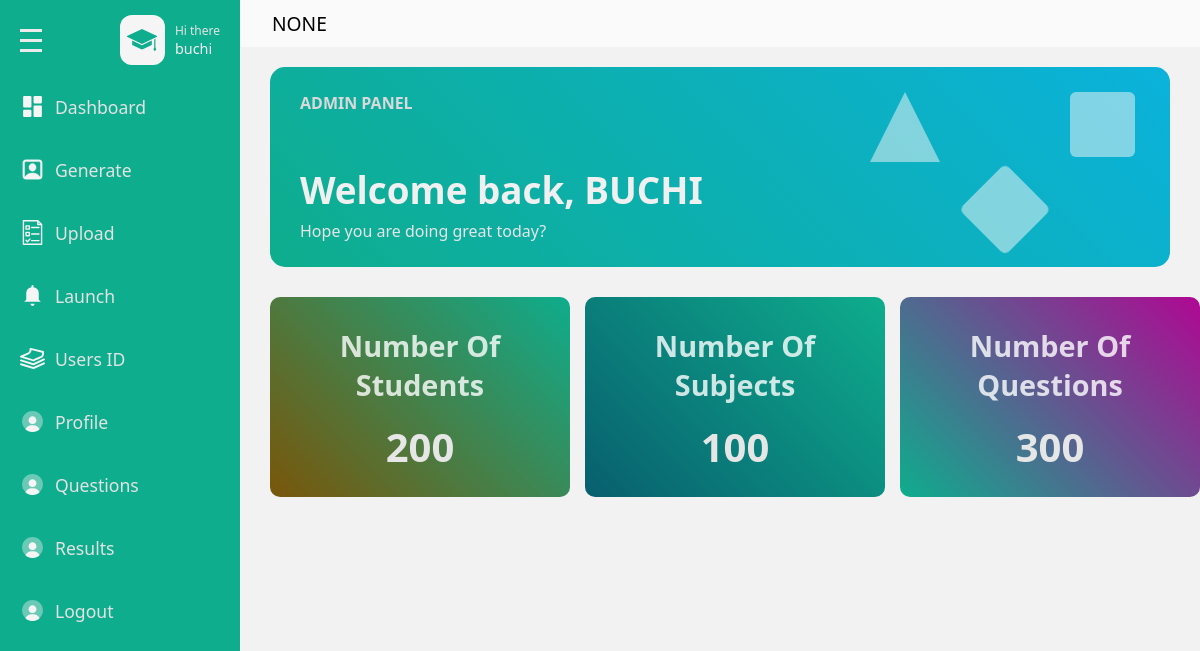
Page /admins/dashboard (signed in) on the committed database.
### base/models.py (models this page shows, shortened)
class Userprofile(models.Model):
    user = models.ForeignKey(User, on_delete=models.CASCADE)
    subject = models.ForeignKey(Subject, null=True, blank=True, on_delete=models.SET_NULL)
    number_of_questions = models.IntegerField(null=True, blank=True)

class User(AbstractUser):
   school_name =models.CharField(max_length=500,null=True)
   recovery_code = models.CharField(max_length=100,null=True)

### admins/views.py (the view)
# urls.py: path('dashboard',views.dashboard , name= "dashboard"),
@login_required(login_url='admins:login')
def dashboard(request):
    userprofile = get_object_or_404(Userprofile,user=request.user)
    context = {
        'userprofile':userprofile
    }
    return render (request, 'admins/dashboard.html',context)

### base/templates/admins/dashboard.html (shortened to what this page needs)
{% load static %}
<!DOCTYPE html>
<html lang="en">
<head>
    <link rel = "stylesheet" href = "{% static 'css/style.css' %}"/>
</head>
<body>
    <div class = "page">
        <div class = "wrapper">
            <div class = "main-sidebar">
                <div class = "menu">
                    <div class= "menu-head flex-between">
                        <div class="hamburger flex-column">
                            <span></span>
                            <span></span>
                            <span></span>
                        </div>
                        <div class = "menu-head-content flex gp-10">
                            <div class = "scholar-icon-div flex-center">
                                <!DOCTYPE svg PUBLIC "-//W3C//DTD SVG 1.1//EN" "http://www.w3.org/Graphics/SVG/1.1/DTD/svg11.dtd">
                            </div>
                            <div class = "text-content-div flex-column">
                                <span class = "sub-text">Hi there</span>
                                <span class = "text">{{userprofile.user.username}}</span>
                            </div>
                        </div>
                    </div>
                    <div class= "menu-content flex-column ">
                        <a href = "{% url 'admins:dashboard' %}" class = "menu-item">
                            <div class="menu-wrapper flex gp-10">
                                <!DOCTYPE svg PUBLIC "-//W3C//DTD SVG 1.1//EN" "http://www.w3.org/Graphics/SVG/1.1/DTD/svg11.dtd">
                                <span>Dashboard</span>
                            </div>
                        </a>
                        <a href = "{% url 'admins:userid' %}" class = "menu-item">
                            <div class="menu-wrapper flex gp-10">
                                <!DOCTYPE svg PUBLIC "-//W3C//DTD SVG 1.1//EN" "http://www.w3.org/Graphics/SVG/1.1/DTD/svg11.dtd">
                                <span>Generate</span>
                            </div>
                        </a>
                        <a href = "{% url 'admins:upload' %}" class = "menu-item">
                            <div class="menu-wrapper flex gp-10">
                                <!DOCTYPE svg PUBLIC "-//W3C//DTD SVG 1.1//EN" "http://www.w3.org/Graphics/SVG/1.1/DTD/svg11.dtd">
                                <span>Upload</span>
                            </div>
                        </a>
                        <a href = "{% url 'admins:launch' %}" class = "menu-item">
                            <div class="menu-wrapper flex gp-10">
                                <!DOCTYPE svg PUBLIC "-//W3C//DTD SVG 1.1//EN" "http://www.w3.org/Graphics/SVG/1.1/DTD/svg11.dtd">
                                <span>Launch</span>
                            </div>
                        </a>
                        <a href = "{% url 'admins:user' %}" class = "menu-item">
                            <div class="menu-wrapper flex gp-10">
                                <!DOCTYPE svg PUBLIC "-//W3C//DTD SVG 1.1//EN" "http://www.w3.org/Graphics/SVG/1.1/DTD/svg11.dtd">
                                <span>Users ID</span>
                            </div>
                        </a>
                        <a href = "#" class = "menu-item">
                            <div class="menu-wrapper flex gp-10">
                                <!DOCTYPE svg PUBLIC "-//W3C//DTD SVG 1.1//EN" "http://www.w3.org/Graphics/SVG/1.1/DTD/svg11.dtd">
                                <span>Profile</span>
                            </div>
                        </a>
                        <a href = "{% url 'admins:question' %}" class = "menu-item">
                            <div class="menu-wrapper flex gp-10">
                                <!DOCTYPE svg PUBLIC "-//W3C//DTD SVG 1.1//EN" "http://www.w3.org/Graphics/SVG/1.1/DTD/svg11.dtd">
                                <span>Questions</span>
                            </div>
                        </a>
                        <a href = "#" class = "menu-item">
                            <div class="menu-wrapper flex gp-10">
                                <!DOCTYPE svg PUBLIC "-//W3C//DTD SVG 1.1//EN" "http://www.w3.org/Graphics/SVG/1.1/DTD/svg11.dtd">
                                <span>Results</span>
                            </div>
                        </a>
                        <a class = "menu-item" href = "{% url 'admins:logout' %}">
                            <div class="menu-wrapper flex gp-10">
                                <!DOCTYPE svg PUBLIC "-//W3C//DTD SVG 1.1//EN" "http://www.w3.org/Graphics/SVG/1.1/DTD/svg11.dtd">
                                <span>Logout</span>
                            </div>
                        </a>
                    </div>
                </div>
            </div>
            <div class = "main-content">
                <div class="main-content-header flex">
                    <span>{{userprofile.user.school_name|upper}}</span>
                </div>
                <div class = "welcome-main">
                    <div class = "welcome-head-wrapper flex-between">
                        <div class="welcome-text-content flex-column">
                            <div class ="admin-text-div">
                                <span class ="admin-text" >Admin Panel</span>
                            </div>
                            <div class ="greetings-wrapper">
                                <h3>Welcome back, {{userprofile.user.username|upper}}</h3>
                                <span>Hope you are doing great today?</span>
                            </div>
                        </div>
                        <div class ="welcome-graphics">
                            <span class="triangle"></span>
                            <span class="square-phic"></span>
                            <span class="diamond"></span>
                        </div>
                    </div>
                    <div class = "welcome-box-wrapper">
                        <div class = "stats-box box-one flex-column">
                            <h3 class = "stats-head">Number Of Students</h3>
                            <span class = "stats-result">200</span>
                        </div>
                        <div class = "stats-box box-two flex-column">
                            <h3 class = "stats-head">Number Of Subjects</h3>
                            <span class = "stats-result">100</span>
                        </div>
                        <div class = "stats-box box-three flex-column">
                            <h3 class = "stats-head">Number Of Questions</h3>
                            <span class = "stats-result">300</span>
                        </div>
                    </div>
                </div>
            </div>
        </div>
    </div>
</body>
</html>

### base/static/css/style.css (style rules this page uses)
* { box-sizing: border-box; }
:root { --page-clr : #9ddcd1; --main-sidebar-clr : #0ead8d; --main-sb-hv-clr : #0d6453; --head-text-clr : #63c9b5; --q-selected-btn-clr : #15a987; --block-clr : hsl(0, 0%, 98%); --border-rd: 10px; --border-rd-in: 50px; --font-family : system-ui, -apple-system, BlinkMacSystemFont, 'Segoe UI', Roboto, Oxygen, Ubuntu, Cantarell, 'Open Sans', 'Helvetica Neue', sans-serif; }
body { margin: 0; padding: 0; font-family: var(--font-family); }
h2,h3,h4,p { margin :5px 0; }
a { text-decoration: none; color : black; }
svg { width : 20px; height : 20px; }
.flex { display: flex; align-items: center; }
.flex-center { display: flex; align-items: center; justify-content: center; }
.flex-column { display: flex; flex-direction: column; justify-content: center; }
.flex-between { display: flex; justify-content: space-between; }
.gp-10 { gap : 10px; }
.page { background-color: var(--page-clr); min-height : 100vh; }
.wrapper { display : flex; min-height : 100vh; }
.main-sidebar { width : 20%; background-color: var(--main-sidebar-clr); }
.main-content { width : 80%; background-color: hsl(0, 0%, 95%); position : relative; }
.menu { padding-top : 15px; }
.menu-head { padding-inline : 20px; padding-bottom: 15px; }
.menu-head.flex-between { align-items: center; }
.hamburger { height: 40px; align-items: flex-start; justify-content: center; gap : 7px; }
.hamburger span { width : 22px; height : 3px; background-color : hsl(0, 0%, 92%) }
.scholar-icon-div { width : 45px; height : 50px; border-radius: 12px; background-color: hsl(0, 0%, 96%); }
.scholar-icon-div svg { width : 30px; height : 30px; }
.text-content-div .sub-text { font-size : 1vw; color : hsl(0, 0%, 89%); }
.text-content-div .text { color :hsl(0, 0%, 95%); font-weight : 500; font-size: 1.2vw; }
.menu-content { padding : 10px 0px 15px; height: 550px; overflow-y: auto; }
.menu-content.flex-column { gap : 30px; justify-content: flex-start; }
.menu-item { padding-inline : 13px; }
.menu-wrapper { padding : 4px 7px; cursor: pointer; border-radius: 3px; }
.menu-item svg { width : 25px; height : 25px; }
.menu-item span { color : hsl(0, 0%, 89%); font-size : 1.1rem; font-weight: 400; }
.main-content-header { padding : 10px 12px; background-color: var(--block-clr); min-height: 40px; }
.main-content-header span { margin-left: 20px; font-size : 1.2rem; font-weight: 500; }
.welcome-main { padding : 20px 30px; }
.welcome-head-wrapper { background: linear-gradient(45deg, var(--main-sidebar-clr), rgb(11, 178, 219)); height : 200px; border-radius: 15px; padding: 25px 30px; }
.welcome-text-content.flex-column { justify-content: space-between; }
.admin-text { color:hsl(0, 0%, 85%); font-weight: bold; text-transform:uppercase; }
.greetings-wrapper h3 { font-size: 2.3rem; color : hsl(0, 0%, 94%); }
.greetings-wrapper span { color : hsl(0, 0%, 90%); }
.welcome-graphics { position: relative; height: 100%; width: 300px; }
.welcome-graphics span { position: absolute; display: inline-block; width: 65px; height : 65px; background-color: hsla(0, 0%, 97%, .5); animation: spin 5s infinite linear; }
.diamond, .square-phic { border-radius: 6px; }
.welcome-graphics .diamond { transform: rotate(45deg); bottom: 0px; left: 55%; translate: -50% 0; animation-delay : 1s; }
.welcome-graphics .square-phic { right: 5px; animation-delay : 2s; }
.welcome-graphics .triangle { left: 30px; border-left : 35px solid transparent; border-right : 35px solid transparent; border-bottom : 70px solid hsla(0, 0%, 97%, .5); background-color: transparent; }
.welcome-box-wrapper { display : flex; gap: 15px; margin-top : 30px; }
.stats-box { height: 200px; min-width: 300px; background: white; padding: 20px 15px; border-radius: 10px; text-align: center; }
.stats-box.box-one { background: linear-gradient(45deg, rgb(121, 86, 10), var(--main-sidebar-clr)); }
.stats-box.box-two { background: linear-gradient(45deg, rgb(8, 95, 110), var(--main-sidebar-clr)); }
.stats-box.box-three { background: linear-gradient(45deg, var(--main-sidebar-clr), rgb(175, 8, 147)); }
.stats-box.flex-column { align-items: center; justify-content: center; }
.stats-head { font-size: 1.8rem; color: hsl(0deg 0% 100% / 80%); }
.stats-result { font-size: 2.5rem; color: hsl(0, 0%, 90%); font-weight: bold; margin-top: 10px; }

### rows in the picture
Userprofile: user.username "buchi", user.school_name "NONE", user.username "BUCHI"
